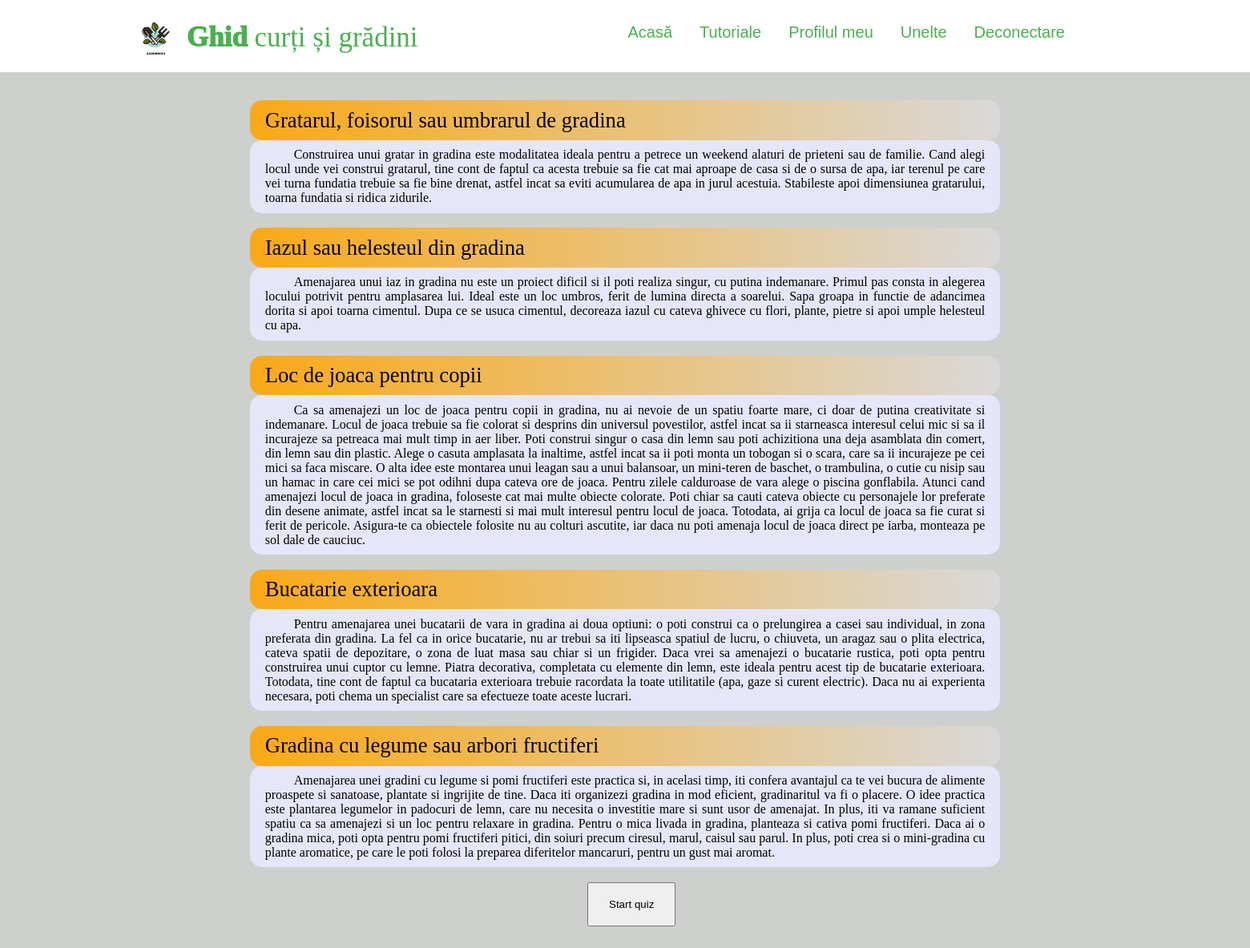
Screenshot of /php/tutorial.php?tutorialID=2 (signed in) with the database file from the repository.
### tables this page shows
CREATE TABLE `steps` (
  `stepID` int(11) NOT NULL,
  `title` varchar(50) NOT NULL,
  `content` varchar(5000) NOT NULL,
  `tutorialID` int(11) NOT NULL
);

CREATE TABLE `tutorials` (
  `tutorialID` int(11) NOT NULL,
  `title` varchar(100) NOT NULL,
  `description` varchar(500) NOT NULL,
  `difficulty` varchar(20) NOT NULL,
  `quizID` int(11) NOT NULL
);

### php/tutorial.php (the view, shortened to what this page needs)
<?php
require "header.php";
?>
<main>
<head>
    <link rel="stylesheet" type="text/css" href="../style/tutorial1.css">
</head>
<body>
  <div class="content">
    <div id="listing">
      <?php
       require 'dbconnection.php';
       $id = $_SESSION["userId"];
       $tutorialID = $_GET["tutorialID"];
       $quizID = $tutorialID;
       $dif = mysqli_query($conn, "select difficulty from tutorials where quizID =".$quizID);
       $dif = mysqli_fetch_array($dif);
       $dif = $dif["difficulty"];
       if ($dif == "Usor")
       {
          $pasi = mysqli_query($conn, "select title, content from steps where tutorialID =".$tutorialID);
          while ($row = mysqli_fetch_array($pasi))
          {
            echo "<div class=\"title\">";
            echo $row["title"];
            echo "</div>";
            echo "<div class=\"continut\">";
            echo $row["content"];
            echo "</div>";
          }
          echo "</div>";
          echo "<form action=\"quiz.php\" method=\"get\">
          <input type=\"hidden\" name=\"quizID\" value=$quizID>
          <input class=\"buton\" type=\"submit\" value=\"Start quiz\">
          </form>";
          echo "</div>";
       }
       elseif ($dif == "Mediu")
       {
          $quizz = mysqli_query($conn, "select quizID from tutorials where difficulty =\"Usor\"");
          while ($quiz_ID = mysqli_fetch_array($quizz))
          {
              $quiz_ID = $quiz_ID['quizID'];
              $score = mysqli_query($conn, "select score from quizresults where id =$id and quizID = $quiz_ID");
              if (mysqli_num_rows($score) != 0)
                {
                  $score = mysqli_fetch_array($score);
                  $score = $score["score"];
                }
              else
                $score=0;
              if ($score < 3)
                echo "<script>alert('Trebuie sa terminati quiz-ul de dificultate mai usoara intai.'); window.location = './tutoriale.php';</script>";
              else{
                $pasi = mysqli_query($conn, "select title, content from steps where tutorialID =".$tutorialID);
                while ($row = mysqli_fetch_array($pasi))
                {
                  echo "<div class=\"title\">";
                  echo $row["title"];
                  echo "</div>";
                  echo "<div class=\"continut\">";
                  echo $row["content"];
                  echo "</div>";
                }
                echo "</div>";
                echo "<form action=\"quiz.php\" method=\"get\">
                <input type=\"hidden\" name=\"quizID\" value=$quizID>
                <input class=\"buton\" type=\"submit\" value=\"Start quiz\">
                </form>";
                echo "</div>";
              }
          }
       }
      ?>
</body>

### style/new.css (style rules this page uses)
* { margin: 0; padding: 0; box-sizing: border-box; list-style: none; text-decoration: none; }

### style/tutorial1.css (style rules this page uses)
* { margin:0; padding: 0; list-style: none; text-decoration: none; }
body { max-width: 100%; margin:0; padding:0; background-color: #CED0CE; }
.content { padding-left: 20%; padding-right:20%; padding-top:2%; padding-bottom: 2%; }
.title { padding-top:1%; padding-bottom:1%; padding-left:2%; border-color: #000; border-radius:15px; font-size:20pt; background-image: linear-gradient(to left,#d9d9d9, #FAA916);; }
.buton { width: 110px; height: 55px; margin-left: 45%; margin-right: 45%; }
.continut { background-color:#E6E6FA; padding-top:1%; padding-bottom:1%; padding-left:2%; padding-right:2%; text-indent: 4%; text-align:justify; margin-bottom: 2%; border-color: black; border-radius:15px; }

### rows the page displays
steps: title "Gratarul, foisorul sau umbrarul de gradina", content "Construirea unui gratar in gradina este modalitatea ideala pentru a petrece un weekend alaturi de prieteni sau de familie. Cand alegi locul unde vei construi gratarul, tine cont de faptul ca acesta trebuie sa fie cat mai aproape de casa si de o sursa de apa, iar terenul pe care vei turna fundatia trebuie sa fie bine drenat, astfel incat sa eviti acumularea de apa in jurul acestuia. Stabileste apoi dimensiunea gratarului, toarna fundatia si ridica zidurile."
steps: title "Iazul sau helesteul din gradina", content "Amenajarea unui iaz in gradina nu este un proiect dificil si il poti realiza singur, cu putina indemanare. Primul pas consta in alegerea locului potrivit pentru amplasarea lui. Ideal este un loc umbros, ferit de lumina directa a soarelui. Sapa groapa in functie de adancimea dorita si apoi toarna cimentul. Dupa ce se usuca cimentul, decoreaza iazul cu cateva ghivece cu flori, plante, pietre si apoi umple helesteul cu apa."
steps: title "Loc de joaca pentru copii", content "Ca sa amenajezi un loc de joaca pentru copii in gradina, nu ai nevoie de un spatiu foarte mare, ci doar de putina creativitate si indemanare. Locul de joaca trebuie sa fie colorat si desprins din universul povestilor, astfel incat sa ii starneasca interesul celui mic si sa il incurajeze sa petreaca mai mult timp in aer liber. Poti construi singur o casa din lemn sau poti achizitiona una deja asamblata din comert, din lemn sau din plastic. Alege o casuta amplasata la inaltime, astfel incat sa ii poti monta un tobogan si o scara, care sa ii incurajeze pe cei mici sa faca miscare. O alta idee este montarea unui leagan sau a unui balansoar, un mini-teren de baschet, o trambulina, o cutie cu…"
steps: title "Bucatarie exterioara", content "Pentru amenajarea unei bucatarii de vara in gradina ai doua optiuni: o poti construi ca o prelungirea a casei sau individual, in zona preferata din gradina. La fel ca in orice bucatarie, nu ar trebui sa iti lipseasca spatiul de lucru, o chiuveta, un aragaz sau o plita electrica, cateva spatii de depozitare, o zona de luat masa sau chiar si un frigider. Daca vrei sa amenajezi o bucatarie rustica, poti opta pentru construirea unui cuptor cu lemne. Piatra decorativa, completata cu elemente din lemn, este ideala pentru acest tip de bucatarie exterioara. Totodata, tine cont de faptul ca bucataria exterioara trebuie racordata la toate utilitatile (apa, gaze si curent electric). Daca nu ai…"
steps: title "Gradina cu legume sau arbori fructiferi", content "Amenajarea unei gradini cu legume si pomi fructiferi este practica si, in acelasi timp, iti confera avantajul ca te vei bucura de alimente proaspete si sanatoase, plantate si ingrijite de tine. Daca iti organizezi gradina in mod eficient, gradinaritul va fi o placere. O idee practica este plantarea legumelor in padocuri de lemn, care nu necesita o investitie mare si sunt usor de amenajat. In plus, iti va ramane suficient spatiu ca sa amenajezi si un loc pentru relaxare in gradina. Pentru o mica livada in gradina, planteaza si cativa pomi fructiferi. Daca ai o gradina mica, poti opta pentru pomi fructiferi pitici, din soiuri precum ciresul, marul, caisul sau parul. In plus, poti crea si o…"
